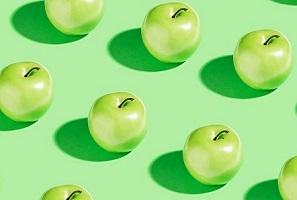
#> input picture data/mere.jpg, 297 x 200 px
$ python run_project.py
#> lines starting #> are read from the running program, lines starting #| are printed output that depends on the picture
### cod/parameters.py
import cv2 as cv
import sys
import numpy as np


class Parameters:

    def __init__(self, image_name):
#> called with image_name = '../data/mere.jpg'
        self.image_name = image_name
        self.image = cv.imread(image_name)
#> self.image is the input picture: shape (200, 297, 3); mean B, G, R 126.7, 219.5, 152.1
        if self.image is None:
            print('The image name %s is invalid.' % self.image_name)
            sys.exit(-1)
        self.image = np.float32(self.image)
        self.resize_option = 'micsoreazaLatime'
        self.num_pixels_width = 50
        self.num_pixels_height = 50
        self.show_path = False
        self.color_path = (0, 0, 255)
        self.method_select_path = 'greedy'
        self.factor_amplification = 1.05
        self.start_position = (0, 0)

### cod/resize_image.py
import sys
import cv2 as cv
import numpy as np
import copy

from parameters import *
from select_path import *

import pdb

def compute_energy(img):
    """
    calculeaza energia la fiecare pixel pe baza gradientului
    :param img: imaginea initiala
    :return:E - energia
    """
    # urmati urmatorii pasi:
    # 1. transformati imagine in grayscale
    # 2. folositi filtru sobel pentru a calcula gradientul in directia X si Y
    # 3. calculati magnitudinea pentru fiecare pixel al imaginii
    E = np.zeros((img.shape[0],img.shape[1]))
    #TODO: scrieti codul

    img_gray = cv.cvtColor(img, cv.COLOR_BGR2GRAY)
    sobelx = cv.Sobel(img_gray, cv.CV_64F, 1, 0)
    sobely = cv.Sobel(img_gray, cv.CV_64F, 0, 1)

    E = np.abs(sobelx) + np.abs(sobely)
    return E

def show_path(img, path, color):
    new_image = img.copy()
    for row, col in path:
        new_image[row, col] = color

    E = compute_energy(img)
    new_image_E = img.copy()
    new_image_E[:, :, 0] = E.copy()
    new_image_E[:, :, 1] = E.copy()
    new_image_E[:, :, 2] = E.copy()

    for row, col in path:
        new_image_E[row, col] = color
    cv.imshow('path img', np.uint8(new_image))
    cv.imshow('path E', np.uint8(new_image_E))
    cv.waitKey(1000)


def delete_path(img, path):
    """
    elimina drumul vertical din imagine
    :param img: imaginea initiala
    :path - drumul vertical
    return: updated_img - imaginea initiala din care s-a eliminat drumul vertical
    """
    updated_img = np.zeros((img.shape[0], img.shape[1] - 1, img.shape[2]), np.uint8)
    for i in range(img.shape[0]):
        col = path[i][1]
        # copiem partea din stanga
        updated_img[i, :col] = img[i, :col].copy()
        # copiem partea din dreapta
        updated_img[i, col:] = img[i, col + 1:].copy()

    return updated_img

def decrease_width(params: Parameters, num_pixels, resized_image=None):
#> called with num_pixels = 50
    if resized_image is not None:
        img = resized_image.copy()
    else:
        img = params.image.copy() # copiaza imaginea originala
    for i in range(num_pixels):
        print('Eliminam drumul vertical numarul %i dintr-un total de %d.' % (i+1, num_pixels))

        # calculeaza energia dupa ecuatia (1) din articol
        E = compute_energy(img)
        path = select_path(E, params.method_select_path)
        if params.show_path:
            show_path(img, path, params.color_path)
        img = delete_path(img, path)
#> this loop made 50 passes
#> pass 1, in compute_energy, `img_gray = cv.cvtColor(img, cv.COLOR_BGR2GRAY)`:
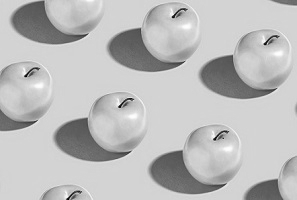
#> img_gray: shape (200, 297) float32; min 4.7, max 254.4, mean 188.8
#> pass 1, in compute_energy, `sobelx = cv.Sobel(img_gray, cv.CV_64F, 1, 0)`:
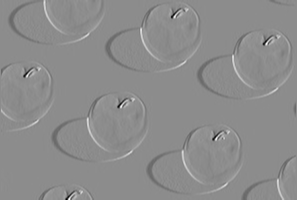
#> sobelx: shape (200, 297) float64; min -766.9, max 624.2, mean 0.2; drawn with min black and max white
#> pass 1, in compute_energy, `sobely = cv.Sobel(img_gray, cv.CV_64F, 0, 1)`:
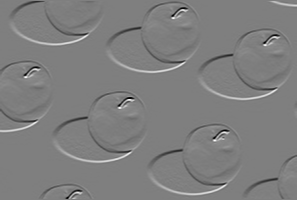
#> sobely: shape (200, 297) float64; min -699.5, max 703, mean -0.5; drawn with min black and max white
#> pass 1, in compute_energy, `E = np.abs(sobelx) + np.abs(sobely)`:
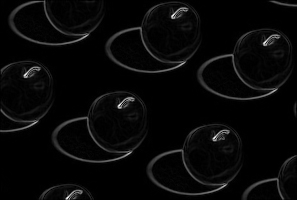
#> E: shape (200, 297) float64; min 0, max 1343.5, mean 44.2; drawn with min black and max white
#> after the loop:
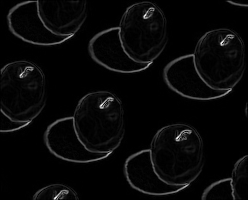
#> E: shape (200, 248) float64; min 0, max 1342, mean 46.1; drawn with min black and max white
#> after the loop:
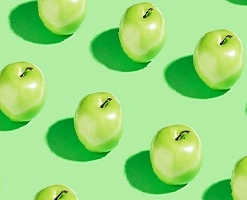
#> img: shape (200, 247, 3); mean B, G, R 126.8, 219.5, 152.2

    cv.destroyAllWindows()
    return img


# [19 lines left out: function decrease_height, not called in this run]


def delete_object(params: Parameters, x0, y0, w, h):
    return None

def resize_image(params: Parameters):

    if params.resize_option == 'micsoreazaLatime':
        # redimensioneaza imaginea pe latime
        resized_image = decrease_width(params, params.num_pixels_width)
        return resized_image

    elif params.resize_option == 'micsoreazaInaltime':
        resized_image = decrease_height(params, params.num_pixels_height)
        return resized_image

    elif params.resize_option == 'amplificaContinut':

        pixels_width = int(params.image.shape[1] * 0.05)
        pixels_height = int(params.image.shape[0] * 0.05)
        resized_image = cv.resize(params.image, (params.image.shape[1] + pixels_width, params.image.shape[0] + pixels_height))
        resized_image = decrease_width(params, pixels_width, resized_image)
        resized_image = decrease_height(params, pixels_height, resized_image)
        return resized_image

    elif params.resize_option == 'eliminaObiect':
        return None

    else:
        print('The option is not valid!')
        sys.exit(-1)

### cod/select_path.py
import sys
import numpy as np
import pdb

from parameters import *
def select_random_path(E):
    # pentru linia 0 alegem primul pixel in mod aleator
    line = 0
    col = np.random.randint(low=0, high=E.shape[1], size=1)[0]
    path = [(line, col)]
    for i in range(E.shape[0]):
        # alege urmatorul pixel pe baza vecinilor
        line = i
        # coloana depinde de coloana pixelului anterior
        if path[-1][1] == 0:  # pixelul este localizat la marginea din stanga
            opt = np.random.randint(low=0, high=2, size=1)[0]
        elif path[-1][1] == E.shape[1] - 1:  # pixelul este la marginea din dreapta
            opt = np.random.randint(low=-1, high=1, size=1)[0]
        else:
            opt = np.random.randint(low=-1, high=2, size=1)[0]
        col = path[-1][1] + opt
        path.append((line, col))

    return path


# [48 lines left out: functions select_greedy_path, select_dynamic_programming_path, not called in this run]


def select_path(E, method):
    if method == 'aleator':
        return select_random_path(E)
    elif method == 'greedy':
        return select_greedy_path(E)
    elif method == 'programareDinamica':
        return select_dynamic_programming_path(E)
    else:
        print('The selected method %s is invalid.' % method)
        sys.exit(-1)

### cod/run_project.py
"""
    PROIECT
    REDIMENSIONEAZA IMAGINI.
    Implementarea a proiectului Redimensionare imagini
    dupa articolul "Seam Carving for Content-Aware Iamge Resizing", autori S. Avidan si A. Shamir
"""

from parameters import *
from resize_image import *
import matplotlib.pyplot as plt

image_name = '../data/mere.jpg'
params = Parameters(image_name)

# seteaza optiunea de redimenionare
# micsoreazaLatime, micsoreazaInaltime, amplificaContinut, eliminaObiect
params.resize_option = 'micsoreazaLatime'
# numarul de pixeli pe latime
params.num_pixels_width = 50
# numarul de pixeli pe inaltime
params.num_pixels_height = 100
# afiseaza drumul eliminat
params.show_path = True
# metoda pentru alegerea drumului
# aleator, greedy, programareDinamica
params.method_select_path = 'aleator'

resized_image = resize_image(params)
resized_image_opencv = cv.resize(params.image, (resized_image.shape[1], resized_image.shape[0]))

f, axs = plt.subplots(2, 2, figsize=(15, 15))
plt.subplot(1, 3, 1)
plt.imshow(np.uint8(params.image[:, :, [2, 1, 0]]))
plt.xlabel('original')

plt.subplot(1, 3, 2)
plt.imshow(np.uint8(resized_image_opencv[:, :, [2, 1, 0]]))
plt.xlabel('OpenCV')

plt.subplot(1, 3, 3)
plt.imshow(resized_image[:, :, [2, 1, 0]])
plt.xlabel('My result')
cv.imwrite('test.png', resized_image)
cv.imwrite('initial.png', params.image)
cv.imwrite('openCV.png', resized_image_opencv)
plt.show()
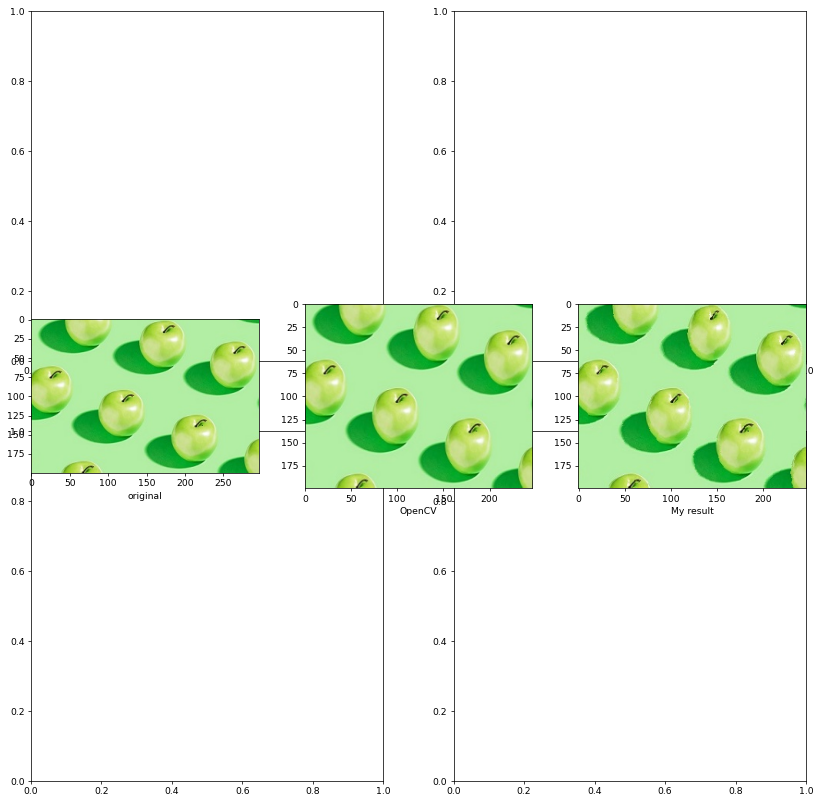
#> figure drawn by matplotlib, 3 panels
